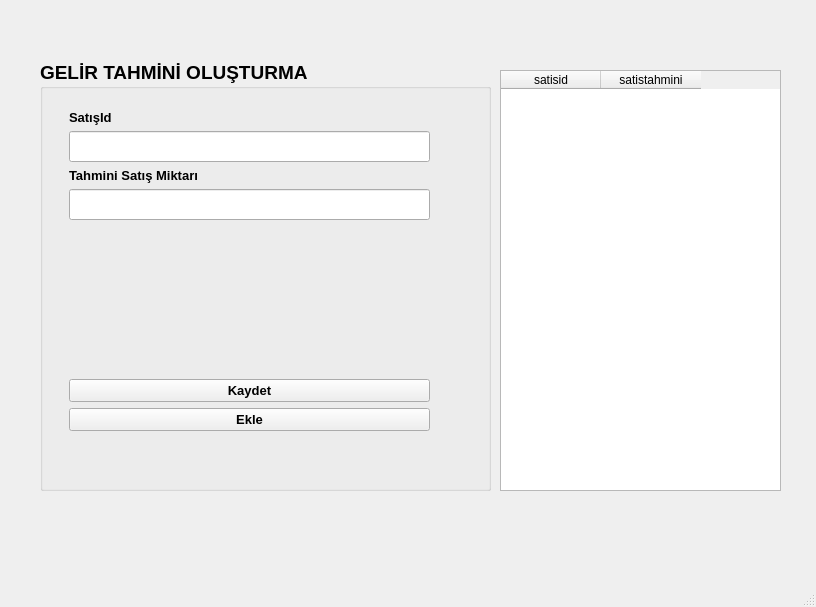
<?xml version="1.0" encoding="UTF-8"?>
<ui version="4.0">
 <class>MainWindow</class>
 <widget class="QMainWindow" name="MainWindow">
  <property name="geometry">
   <rect>
    <x>0</x>
    <y>0</y>
    <width>816</width>
    <height>607</height>
   </rect>
  </property>
  <property name="windowTitle">
   <string>MainWindow</string>
  </property>
  <widget class="QWidget" name="centralwidget">
   <widget class="QGroupBox" name="groupBox">
    <property name="geometry">
     <rect>
      <x>40</x>
      <y>60</y>
      <width>451</width>
      <height>431</height>
     </rect>
    </property>
    <property name="font">
     <font>
      <family>MS Sans Serif</family>
      <pointsize>14</pointsize>
      <weight>75</weight>
      <bold>true</bold>
     </font>
    </property>
    <property name="title">
     <string>GELİR TAHMİNİ OLUŞTURMA</string>
    </property>
    <widget class="QWidget" name="verticalLayoutWidget">
     <property name="geometry">
      <rect>
       <x>29</x>
       <y>50</y>
       <width>361</width>
       <height>321</height>
      </rect>
     </property>
     <layout class="QVBoxLayout" name="verticalLayout">
      <item>
       <widget class="QLabel" name="label_2">
        <property name="font">
         <font>
          <pointsize>10</pointsize>
         </font>
        </property>
        <property name="text">
         <string>SatışId</string>
        </property>
       </widget>
      </item>
      <item>
       <widget class="QLineEdit" name="lineEditsatid"/>
      </item>
      <item>
       <widget class="QLabel" name="label">
        <property name="font">
         <font>
          <pointsize>10</pointsize>
         </font>
        </property>
        <property name="text">
         <string>Tahmini Satış Miktarı</string>
        </property>
       </widget>
      </item>
      <item>
       <widget class="QLineEdit" name="lineEditsattah"/>
      </item>
      <item>
       <spacer name="verticalSpacer">
        <property name="orientation">
         <enum>Qt::Vertical</enum>
        </property>
        <property name="sizeHint" stdset="0">
         <size>
          <width>20</width>
          <height>40</height>
         </size>
        </property>
       </spacer>
      </item>
      <item>
       <widget class="QPushButton" name="btnkaydet">
        <property name="font">
         <font>
          <pointsize>10</pointsize>
         </font>
        </property>
        <property name="text">
         <string>Kaydet</string>
        </property>
       </widget>
      </item>
      <item>
       <widget class="QPushButton" name="btnekle">
        <property name="font">
         <font>
          <pointsize>10</pointsize>
         </font>
        </property>
        <property name="text">
         <string>Ekle</string>
        </property>
       </widget>
      </item>
     </layout>
    </widget>
   </widget>
   <widget class="QWidget" name="horizontalLayoutWidget">
    <property name="geometry">
     <rect>
      <x>500</x>
      <y>70</y>
      <width>281</width>
      <height>421</height>
     </rect>
    </property>
    <layout class="QHBoxLayout" name="horizontalLayout">
     <item>
      <widget class="QTableWidget" name="tableWidget">
       <column>
        <property name="text">
         <string>satisid</string>
        </property>
       </column>
       <column>
        <property name="text">
         <string>satistahmini</string>
        </property>
       </column>
      </widget>
     </item>
    </layout>
   </widget>
  </widget>
  <widget class="QMenuBar" name="menubar">
   <property name="geometry">
    <rect>
     <x>0</x>
     <y>0</y>
     <width>816</width>
     <height>26</height>
    </rect>
   </property>
  </widget>
  <widget class="QStatusBar" name="statusbar"/>
 </widget>
 <resources/>
 <connections/>
</ui>
